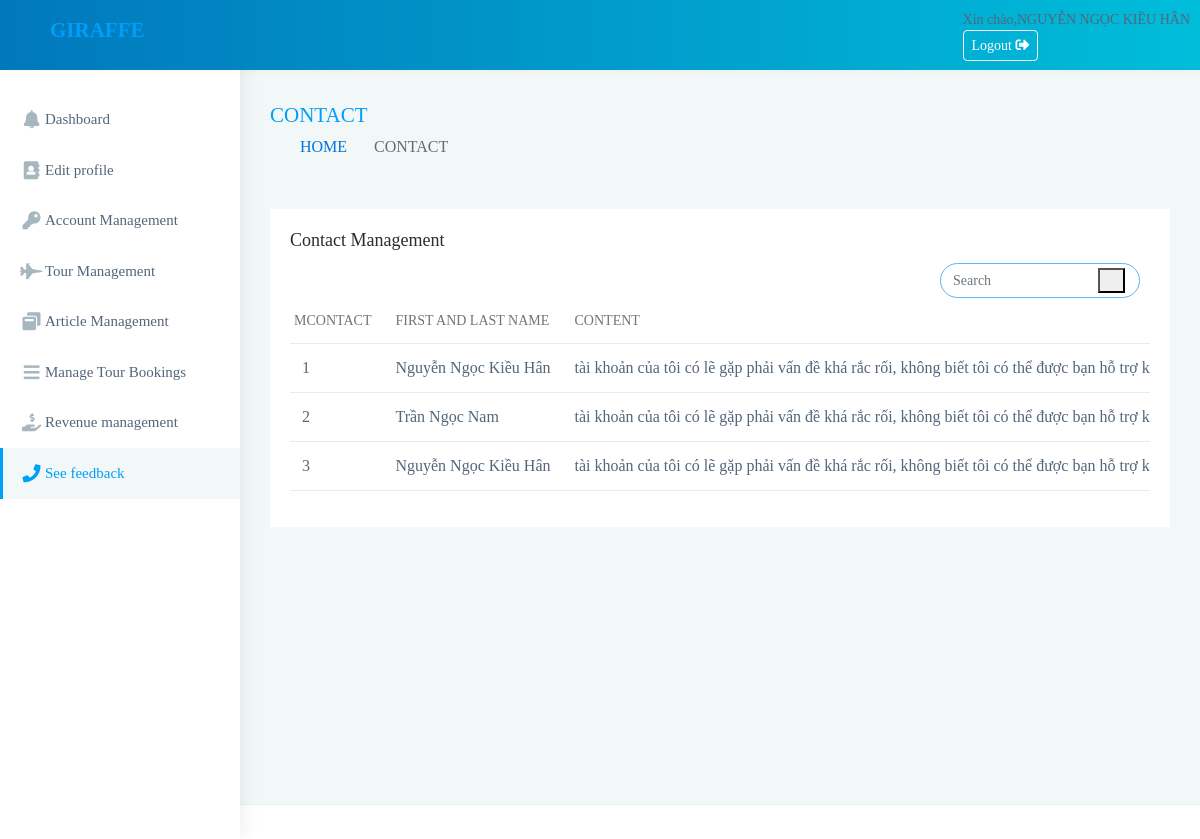
The page /admin/qtv/dsLienhe.php (signed in) on the database its author committed.
### tables this page shows
CREATE TABLE `lienhe` (
  `LH_MA` int(11) NOT NULL,
  `KH_MA` int(11) NOT NULL,
  `LH_NOIDUNG` text NOT NULL
);

CREATE TABLE `khachhang` (
  `KH_MA` int(11) NOT NULL,
  `KH_HOTEN` varchar(150) NOT NULL,
  `KH_EMAIL` varchar(150) NOT NULL,
  `KH_SDT` varchar(10) NOT NULL,
  `KH_DIACHI` text NOT NULL,
  `KH_USERNAME` varchar(100) NOT NULL,
  `KH_PASSWORD` varchar(10) NOT NULL
);

### admin/qtv/dsLienhe.php (the view, shortened to what this page needs)
<?php
include('header.php');
include('connect.php');
$sql = "SELECT lienhe.LH_MA, khachhang.KH_HOTEN, lienhe.LH_NOIDUNG FROM lienhe JOIN khachhang ON lienhe.KH_MA = khachhang.KH_MA";
$result = $conn->query($sql);
?>
<div class="page-wrapper">
    <div class="page-breadcrumb">
        <div class="row align-items-center">
            <div class="col-md-6 col-8 align-self-center">
                <h3 class="page-title mb-0 p-0">CONTACT</h3>
                <div class="d-flex align-items-center">
                    <nav aria-label="breadcrumb">
                        <ol class="breadcrumb">
                            <li class="breadcrumb-item"><a href="#">HOME</a></li>
                            <li class="breadcrumb-item active" aria-current="page">CONTACT</li>
                        </ol>
                    </nav>
                </div>
            </div>
        </div>
    </div>
    <div class="container-fluid">
        <div class="row">
            <div class="col-sm-12">
                <div class="card">
                    <div class="card-body">
                        <h4 class="card-title">Contact Management</h4>
                        <div class="text-end">
                            <form class="app-search ps-3" method="post" action="">
                                <input type="text" class="form-control" placeholder="Search" name="search">
                                <button type="submit" class="srh-btn"><i class="ti-search"></i></button>
                            </form>
                        </div>
                        <div class="table-responsive">
                            <table class="table user-table no-wrap">
                                <thead>
                                    <tr>
                                        <th class="text-uppercase text-secondary text-xxs font-weight-bolder opacity-7 ps-1">
                                            MContact</th>
                                        <th class="text-uppercase text-secondary text-xxs font-weight-bolder opacity-7">
                                            First and last name</th>
                                        <th class="text-uppercase text-secondary text-xxs font-weight-bolder opacity-7">
                                            Content</th>
                                    </tr>
                                </thead>
                                <tbody><?php
                                        if ($result->num_rows > 0) {
                                            while ($row = $result->fetch_assoc()) {
                                                echo "<tr>";
                                                echo "<td>" . $row["LH_MA"] . "</td>";
                                                echo "<td>" . $row["KH_HOTEN"] . "</td>";
                                                echo "<td>" . $row["LH_NOIDUNG"] . "</td>";
                                                echo "</tr>";
                                            }
                                        } else {
                                            echo "<tr><td colspan='3'>Không tìm thấy kết quả.</td></tr>";
                                        }
                                        ?>
                                </tbody>
                            </table>
                        </div>
                    </div>
                </div>
            </div>
        </div>
    </div>
    <?php
    include('footer.php');
    ?>

### rows shown on the page
lienhe: LH_MA "1", KH_MA.KH_HOTEN "Nguyễn Ngọc Kiều Hân", LH_NOIDUNG "tài khoản của tôi có lẽ gặp phải vấn đề khá rắc rối, không biết tôi có thể được bạn hỗ trợ…"
lienhe: LH_MA "2", KH_MA.KH_HOTEN "Trần Ngọc Nam", LH_NOIDUNG "tài khoản của tôi có lẽ gặp phải vấn đề khá rắc rối, không biết tôi có thể được bạn hỗ trợ…"
lienhe: LH_MA "3", KH_MA.KH_HOTEN "Nguyễn Ngọc Kiều Hân", LH_NOIDUNG "tài khoản của tôi có lẽ gặp phải vấn đề khá rắc rối, không biết tôi có thể được bạn hỗ trợ…"

### other values the page prints
$_SESSION["ND_HOTEN"] "NGUYỄN NGỌC KIỀU HÂN"
